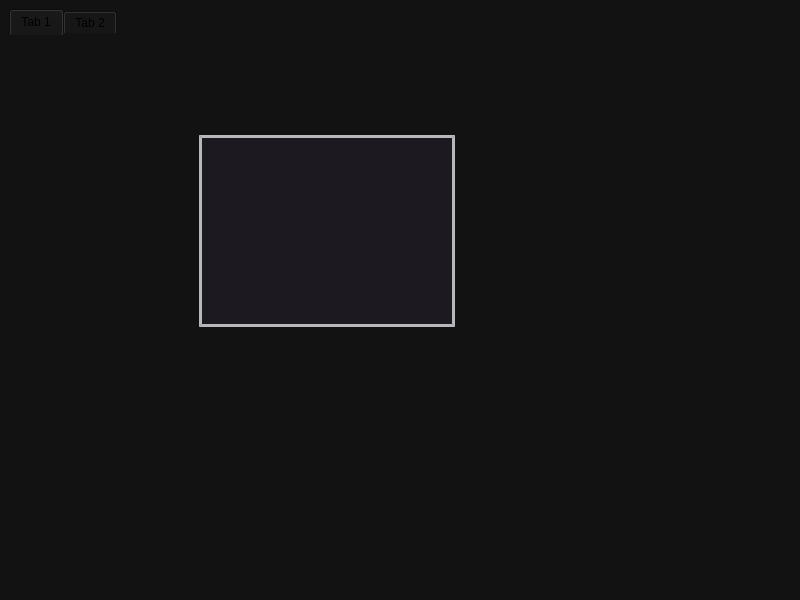
<?xml version="1.0" encoding="UTF-8"?>
<ui version="4.0">
 <class>MainWindow</class>
 <widget class="QMainWindow" name="MainWindow">
  <property name="geometry">
   <rect>
    <x>0</x>
    <y>0</y>
    <width>800</width>
    <height>600</height>
   </rect>
  </property>
  <property name="palette">
   <palette>
    <active>
     <colorrole role="Button">
      <brush brushstyle="SolidPattern">
       <color alpha="255">
        <red>18</red>
        <green>18</green>
        <blue>18</blue>
       </color>
      </brush>
     </colorrole>
     <colorrole role="Base">
      <brush brushstyle="SolidPattern">
       <color alpha="255">
        <red>18</red>
        <green>18</green>
        <blue>18</blue>
       </color>
      </brush>
     </colorrole>
     <colorrole role="Window">
      <brush brushstyle="SolidPattern">
       <color alpha="255">
        <red>18</red>
        <green>18</green>
        <blue>18</blue>
       </color>
      </brush>
     </colorrole>
    </active>
    <inactive>
     <colorrole role="Button">
      <brush brushstyle="SolidPattern">
       <color alpha="255">
        <red>18</red>
        <green>18</green>
        <blue>18</blue>
       </color>
      </brush>
     </colorrole>
     <colorrole role="Base">
      <brush brushstyle="SolidPattern">
       <color alpha="255">
        <red>18</red>
        <green>18</green>
        <blue>18</blue>
       </color>
      </brush>
     </colorrole>
     <colorrole role="Window">
      <brush brushstyle="SolidPattern">
       <color alpha="255">
        <red>18</red>
        <green>18</green>
        <blue>18</blue>
       </color>
      </brush>
     </colorrole>
    </inactive>
    <disabled>
     <colorrole role="Button">
      <brush brushstyle="SolidPattern">
       <color alpha="255">
        <red>18</red>
        <green>18</green>
        <blue>18</blue>
       </color>
      </brush>
     </colorrole>
     <colorrole role="Base">
      <brush brushstyle="SolidPattern">
       <color alpha="255">
        <red>18</red>
        <green>18</green>
        <blue>18</blue>
       </color>
      </brush>
     </colorrole>
     <colorrole role="Window">
      <brush brushstyle="SolidPattern">
       <color alpha="255">
        <red>18</red>
        <green>18</green>
        <blue>18</blue>
       </color>
      </brush>
     </colorrole>
    </disabled>
   </palette>
  </property>
  <property name="windowTitle">
   <string>MainWindow</string>
  </property>
  <property name="autoFillBackground">
   <bool>false</bool>
  </property>
  <property name="styleSheet">
   <string notr="true">QMainWindow, QWidget { background-color: rgb(18, 18, 18); }
QWidget {border: 0px; }
QListWidget { background-color: rgba(31, 27, 36,200);
						border: 3px solid;
						border-color: rgba(255, 255, 255, 175);
						color: rgba(255,255,255,200);}

QPushButton { background-color: rgba(31, 27, 36,200); 
						color: rgba(255,255,255,200);
						border: 3px solid;
						border-color: rgba(255, 255, 255, 175);
						border-radius: 5px;}
QTabWidget::pane {border: 0;}
QLabel {color: rgba(255,255,255,200);}
</string>
  </property>
  <widget class="QWidget" name="centralwidget">
   <layout class="QHBoxLayout" name="horizontalLayout">
    <item>
     <widget class="QTabWidget" name="tabWidget">
      <widget class="QWidget" name="tab">
       <attribute name="title">
        <string>Tab 1</string>
       </attribute>
       <widget class="QListWidget" name="listWidget">
        <property name="geometry">
         <rect>
          <x>190</x>
          <y>100</y>
          <width>256</width>
          <height>192</height>
         </rect>
        </property>
        <property name="styleSheet">
         <string notr="true"/>
        </property>
       </widget>
      </widget>
      <widget class="QWidget" name="tab_2">
       <attribute name="title">
        <string>Tab 2</string>
       </attribute>
      </widget>
     </widget>
    </item>
   </layout>
  </widget>
  <widget class="QMenuBar" name="menubar">
   <property name="geometry">
    <rect>
     <x>0</x>
     <y>0</y>
     <width>800</width>
     <height>21</height>
    </rect>
   </property>
  </widget>
  <widget class="QStatusBar" name="statusbar"/>
 </widget>
 <resources/>
 <connections/>
</ui>
